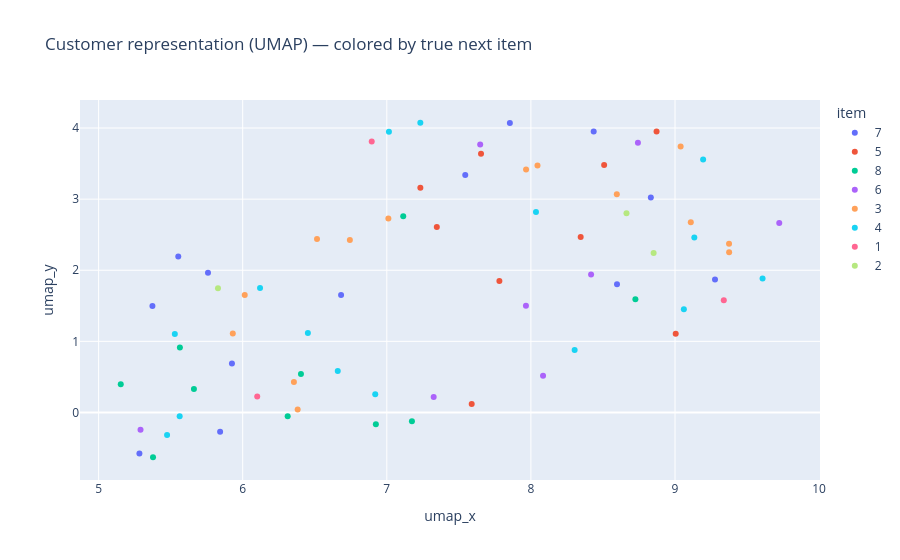
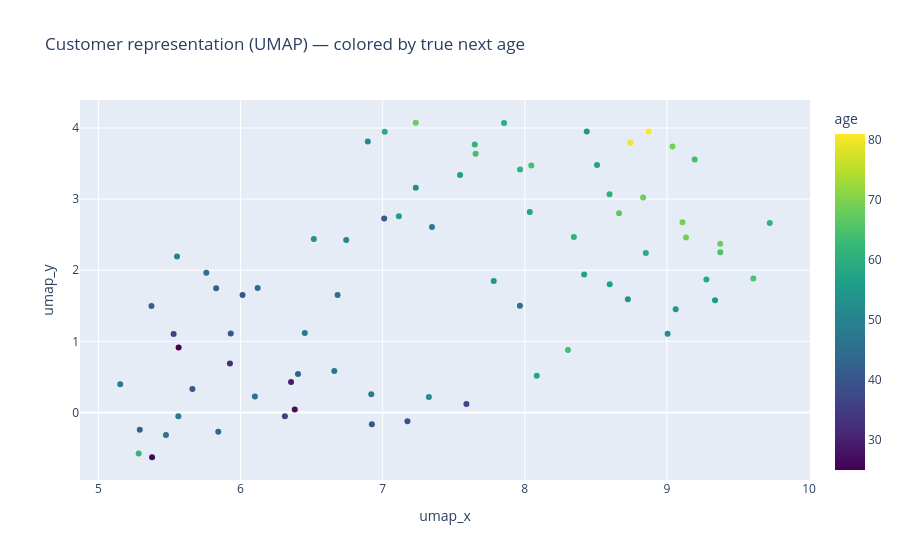
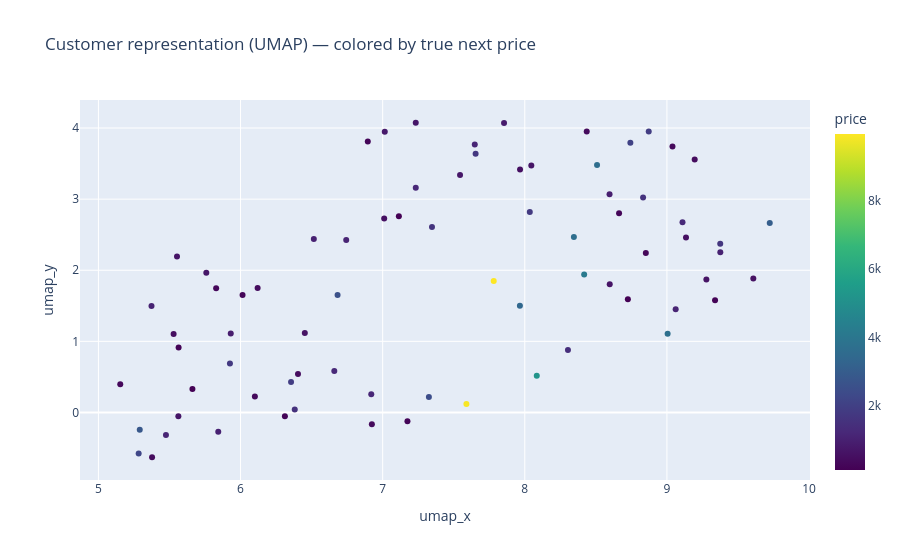
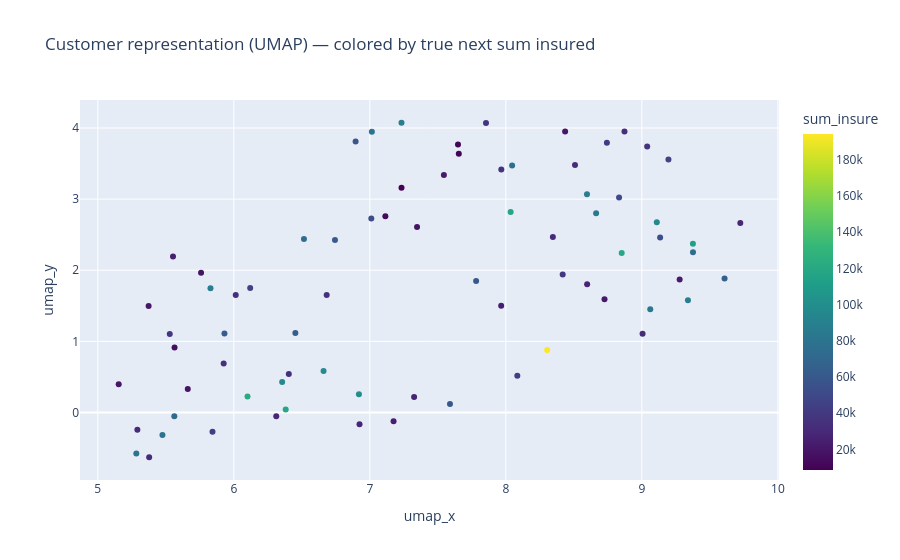

Notebook cell for these charts, in order:
### Code cell
px.scatter(customer_df, x="umap_x", y="umap_y", color="item",
           title="Customer representation (UMAP) — colored by true next item").show()

px.scatter(customer_df, x="umap_x", y="umap_y", color="age", color_continuous_scale="Viridis",
           title="Customer representation (UMAP) — colored by true next age").show()

px.scatter(customer_df, x="umap_x", y="umap_y", color="price", color_continuous_scale="Viridis",
           title="Customer representation (UMAP) — colored by true next price").show()

px.scatter(customer_df, x="umap_x", y="umap_y", color="sum_insure", color_continuous_scale="Viridis",
           title="Customer representation (UMAP) — colored by true next sum insured").show()

### Figure 1 — Plotly figure (JSON) as saved in the notebook; plotly's stock layout.template omitted (floating-point values rounded to 4 significant figures)
{"data": [{"hovertemplate": "item=7<br>umap_x=%{x}<br>umap_y=%{y}<extra></extra>", "legendgroup": "7", "marker": {"color": "#636efa", "symbol": "circle"}, "mode": "markers", "name": "7", "orientation": "v", "showlegend": true, "type": "scatter", "x": [6.683, 5.283, 8.436, 5.925, 7.854, 5.843, 8.598, 7.544, 5.374, 5.759, 9.278, 5.553, 8.832], "xaxis": "x", "y": [1.652, -0.578, 3.95, 0.6879, 4.072, -0.2725, 1.802, 3.34, 1.496, 1.965, 1.869, 2.192, 3.024], "yaxis": "y"}, {"hovertemplate": "item=5<br>umap_x=%{x}<br>umap_y=%{y}<extra></extra>", "legendgroup": "5", "marker": {"color": "#EF553B", "symbol": "circle"}, "mode": "markers", "name": "5", "orientation": "v", "showlegend": true, "type": "scatter", "x": [8.508, 7.654, 7.781, 7.589, 7.233, 7.347, 9.005, 8.872, 8.345], "xaxis": "x", "y": [3.479, 3.639, 1.85, 0.1189, 3.162, 2.609, 1.106, 3.951, 2.467], "yaxis": "y"}, {"hovertemplate": "item=8<br>umap_x=%{x}<br>umap_y=%{y}<extra></extra>", "legendgroup": "8", "marker": {"color": "#00cc96", "symbol": "circle"}, "mode": "markers", "name": "8", "orientation": "v", "showlegend": true, "type": "scatter", "x": [5.154, 6.312, 6.404, 8.725, 7.174, 5.564, 5.661, 6.924, 7.114, 5.378], "xaxis": "x", "y": [0.3959, -0.05443, 0.5418, 1.593, -0.1252, 0.9125, 0.3303, -0.1653, 2.759, -0.63], "yaxis": "y"}, {"hovertemplate": "item=6<br>umap_x=%{x}<br>umap_y=%{y}<extra></extra>", "legendgroup": "6", "marker": {"color": "#ab63fa", "symbol": "circle"}, "mode": "markers", "name": "6", "orientation": "v", "showlegend": true, "type": "scatter", "x": [8.084, 8.743, 5.291, 7.966, 7.648, 8.418, 7.325, 9.723], "xaxis": "x", "y": [0.5164, 3.793, -0.2419, 1.499, 3.77, 1.939, 0.2177, 2.663], "yaxis": "y"}, {"hovertemplate": "item=3<br>umap_x=%{x}<br>umap_y=%{y}<extra></extra>", "legendgroup": "3", "marker": {"color": "#FFA15A", "symbol": "circle"}, "mode": "markers", "name": "3", "orientation": "v", "showlegend": true, "type": "scatter", "x": [6.381, 7.967, 9.376, 9.11, 6.516, 8.596, 5.931, 9.375, 6.014, 6.744, 7.011, 9.039, 6.355, 8.046], "xaxis": "x", "y": [0.04026, 3.418, 2.254, 2.677, 2.44, 3.069, 1.11, 2.372, 1.653, 2.427, 2.729, 3.742, 0.4271, 3.473], "yaxis": "y"}, {"hovertemplate": "item=4<br>umap_x=%{x}<br>umap_y=%{y}<extra></extra>", "legendgroup": "4", "marker": {"color": "#19d3f3", "symbol": "circle"}, "mode": "markers", "name": "4", "orientation": "v", "showlegend": true, "type": "scatter", "x": [5.475, 6.66, 5.529, 7.015, 9.195, 8.304, 9.134, 6.452, 5.563, 9.608, 6.12, 9.061, 7.233, 8.035, 6.92], "xaxis": "x", "y": [-0.318, 0.5822, 1.102, 3.948, 3.559, 0.8789, 2.46, 1.119, -0.05484, 1.886, 1.751, 1.451, 4.074, 2.818, 0.2576], "yaxis": "y"}, {"hovertemplate": "item=1<br>umap_x=%{x}<br>umap_y=%{y}<extra></extra>", "legendgroup": "1", "marker": {"color": "#FF6692", "symbol": "circle"}, "mode": "markers", "name": "1", "orientation": "v", "showlegend": true, "type": "scatter", "x": [9.339, 6.101, 6.895], "xaxis": "x", "y": [1.577, 0.2252, 3.81], "yaxis": "y"}, {"hovertemplate": "item=2<br>umap_x=%{x}<br>umap_y=%{y}<extra></extra>", "legendgroup": "2", "marker": {"color": "#B6E880", "symbol": "circle"}, "mode": "markers", "name": "2", "orientation": "v", "showlegend": true, "type": "scatter", "x": [8.663, 5.828, 8.852], "xaxis": "x", "y": [2.802, 1.746, 2.242], "yaxis": "y"}], "layout": {"legend": {"title": {"text": "item"}, "tracegroupgap": 0}, "title": {"text": "Customer representation (UMAP) — colored by true next item"}, "xaxis": {"anchor": "y", "domain": [0, 1], "title": {"text": "umap_x"}}, "yaxis": {"anchor": "x", "domain": [0, 1], "title": {"text": "umap_y"}}}}

### Figure 2 — Plotly figure (JSON) as saved in the notebook; plotly's stock layout.template omitted (floating-point values rounded to 4 significant figures)
{"data": [{"hovertemplate": "umap_x=%{x}<br>umap_y=%{y}<br>age=%{marker.color}<extra></extra>", "legendgroup": "", "marker": {"color": [45.0, 57.0, 49.0, 58.0, 36.0, 27.0, 62.0, 46.0, 64.0, 61.0, 46.0, 36.0, 65.0, 55.0, 37.0, 80.0, 59.0, 55.0, 64.0, 64.0, 42.0, 55.0, 52.0, 46.0, 67.0, 69.0, 48.0, 42.0, 53.0, 53.0, 60.0, 51.0, 32.0, 54.0, 60.0, 39.0, 44.0, 42.0, 69.0, 56.0, 48.0, 56.0, 25.0, 40.0, 40.0, 68.0, 40.0, 48.0, 40.0, 51.0, 42.0, 45.0, 65.0, 81.0, 41.0, 45.0, 56.0, 59.0, 50.0, 61.0, 45.0, 55.0, 68.0, 57.0, 69.0, 52.0, 61.0, 26.0, 57.0, 29.0, 68.0, 64.0, 61.0, 60.0, 48.0], "coloraxis": "coloraxis", "symbol": "circle"}, "mode": "markers", "name": "", "orientation": "v", "showlegend": false, "type": "scatter", "x": [6.683, 8.508, 5.154, 8.084, 6.312, 6.381, 5.283, 5.475, 7.654, 7.967, 6.66, 5.529, 9.376, 7.781, 7.589, 8.743, 7.015, 9.339, 9.195, 8.304, 6.404, 8.436, 7.233, 6.101, 8.663, 9.11, 7.347, 5.828, 9.005, 6.516, 8.596, 6.895, 5.925, 8.725, 7.854, 7.174, 5.843, 5.291, 9.134, 8.598, 6.452, 7.544, 5.564, 5.931, 5.661, 9.375, 6.924, 5.563, 6.014, 6.744, 5.374, 7.966, 9.608, 8.872, 7.011, 5.759, 7.114, 9.278, 5.553, 7.648, 6.12, 9.061, 7.233, 8.418, 9.039, 7.325, 8.345, 5.378, 8.035, 6.355, 8.832, 8.046, 9.723, 8.852, 6.92], "xaxis": "x", "y": [1.652, 3.479, 0.3959, 0.5164, -0.05443, 0.04026, -0.578, -0.318, 3.639, 3.418, 0.5822, 1.102, 2.254, 1.85, 0.1189, 3.793, 3.948, 1.577, 3.559, 0.8789, 0.5418, 3.95, 3.162, 0.2252, 2.802, 2.677, 2.609, 1.746, 1.106, 2.44, 3.069, 3.81, 0.6879, 1.593, 4.072, -0.1252, -0.2725, -0.2419, 2.46, 1.802, 1.119, 3.34, 0.9125, 1.11, 0.3303, 2.372, -0.1653, -0.05484, 1.653, 2.427, 1.496, 1.499, 1.886, 3.951, 2.729, 1.965, 2.759, 1.869, 2.192, 3.77, 1.751, 1.451, 4.074, 1.939, 3.742, 0.2177, 2.467, -0.63, 2.818, 0.4271, 3.024, 3.473, 2.663, 2.242, 0.2576], "yaxis": "y"}], "layout": {"coloraxis": {"colorbar": {"title": {"text": "age"}}, "colorscale": [[0, "#440154"], [0.1111, "#482878"], [0.2222, "#3e4989"], [0.3333, "#31688e"], [0.4444, "#26828e"], [0.5556, "#1f9e89"], [0.6667, "#35b779"], [0.7778, "#6ece58"], [0.8889, "#b5de2b"], [1, "#fde725"]]}, "legend": {"tracegroupgap": 0}, "title": {"text": "Customer representation (UMAP) — colored by true next age"}, "xaxis": {"anchor": "y", "domain": [0, 1], "title": {"text": "umap_x"}}, "yaxis": {"anchor": "x", "domain": [0, 1], "title": {"text": "umap_y"}}}}

### Figure 3 — Plotly figure (JSON) as saved in the notebook; plotly's stock layout.template omitted (floating-point values rounded to 4 significant figures)
{"data": [{"hovertemplate": "umap_x=%{x}<br>umap_y=%{y}<br>price=%{marker.color}<extra></extra>", "legendgroup": "", "marker": {"color": [2605.0, 3661.0, 340.7, 5192.0, 226.3, 1562.0, 2242.0, 1128.0, 1721.0, 527.8, 1258.0, 496.6, 1049.0, 9952.0, 9861.0, 2077.0, 817.7, 203.0, 439.0, 1432.0, 439.1, 413.0, 1221.0, 377.7, 245.5, 1290.0, 1639.0, 305.0, 3729.0, 1030.0, 964.0, 249.7, 1784.0, 145.8, 859.7, 247.5, 1040.0, 2852.0, 561.4, 672.7, 625.1, 744.4, 193.7, 936.6, 175.5, 1675.0, 386.7, 721.9, 295.5, 1106.0, 1081.0, 3400.0, 602.8, 1905.0, 551.9, 753.0, 135.5, 657.6, 668.7, 1157.0, 449.5, 1109.0, 732.1, 4153.0, 348.4, 2459.0, 3673.0, 443.2, 1817.0, 1913.0, 1590.0, 682.1, 3042.0, 298.3, 1197.0], "coloraxis": "coloraxis", "symbol": "circle"}, "mode": "markers", "name": "", "orientation": "v", "showlegend": false, "type": "scatter", "x": [6.683, 8.508, 5.154, 8.084, 6.312, 6.381, 5.283, 5.475, 7.654, 7.967, 6.66, 5.529, 9.376, 7.781, 7.589, 8.743, 7.015, 9.339, 9.195, 8.304, 6.404, 8.436, 7.233, 6.101, 8.663, 9.11, 7.347, 5.828, 9.005, 6.516, 8.596, 6.895, 5.925, 8.725, 7.854, 7.174, 5.843, 5.291, 9.134, 8.598, 6.452, 7.544, 5.564, 5.931, 5.661, 9.375, 6.924, 5.563, 6.014, 6.744, 5.374, 7.966, 9.608, 8.872, 7.011, 5.759, 7.114, 9.278, 5.553, 7.648, 6.12, 9.061, 7.233, 8.418, 9.039, 7.325, 8.345, 5.378, 8.035, 6.355, 8.832, 8.046, 9.723, 8.852, 6.92], "xaxis": "x", "y": [1.652, 3.479, 0.3959, 0.5164, -0.05443, 0.04026, -0.578, -0.318, 3.639, 3.418, 0.5822, 1.102, 2.254, 1.85, 0.1189, 3.793, 3.948, 1.577, 3.559, 0.8789, 0.5418, 3.95, 3.162, 0.2252, 2.802, 2.677, 2.609, 1.746, 1.106, 2.44, 3.069, 3.81, 0.6879, 1.593, 4.072, -0.1252, -0.2725, -0.2419, 2.46, 1.802, 1.119, 3.34, 0.9125, 1.11, 0.3303, 2.372, -0.1653, -0.05484, 1.653, 2.427, 1.496, 1.499, 1.886, 3.951, 2.729, 1.965, 2.759, 1.869, 2.192, 3.77, 1.751, 1.451, 4.074, 1.939, 3.742, 0.2177, 2.467, -0.63, 2.818, 0.4271, 3.024, 3.473, 2.663, 2.242, 0.2576], "yaxis": "y"}], "layout": {"coloraxis": {"colorbar": {"title": {"text": "price"}}, "colorscale": [[0, "#440154"], [0.1111, "#482878"], [0.2222, "#3e4989"], [0.3333, "#31688e"], [0.4444, "#26828e"], [0.5556, "#1f9e89"], [0.6667, "#35b779"], [0.7778, "#6ece58"], [0.8889, "#b5de2b"], [1, "#fde725"]]}, "legend": {"tracegroupgap": 0}, "title": {"text": "Customer representation (UMAP) — colored by true next price"}, "xaxis": {"anchor": "y", "domain": [0, 1], "title": {"text": "umap_x"}}, "yaxis": {"anchor": "x", "domain": [0, 1], "title": {"text": "umap_y"}}}}

### Figure 4 — Plotly figure (JSON) as saved in the notebook; plotly's stock layout.template omitted (floating-point values rounded to 4 significant figures)
{"data": [{"hovertemplate": "umap_x=%{x}<br>umap_y=%{y}<br>sum_insure=%{marker.color}<extra></extra>", "legendgroup": "", "marker": {"color": [35240.0, 31690.0, 19700.0, 43000.0, 28570.0, 118700.0, 80400.0, 78300.0, 10330.0, 36060.0, 98210.0, 37890.0, 73790.0, 59190.0, 60000.0, 42340.0, 79760.0, 87490.0, 45850.0, 194300.0, 34450.0, 19340.0, 8650.0, 121900.0, 83300.0, 95270.0, 18180.0, 88220.0, 31090.0, 74740.0, 87140.0, 57770.0, 35360.0, 21500.0, 37600.0, 23650.0, 43360.0, 30800.0, 52660.0, 27150.0, 63940.0, 22460.0, 15060.0, 63080.0, 18600.0, 113600.0, 27850.0, 71790.0, 33350.0, 62500.0, 20350.0, 24540.0, 65420.0, 32790.0, 52220.0, 18220.0, 13770.0, 22280.0, 24840.0, 10560.0, 45540.0, 82450.0, 87040.0, 38490.0, 36710.0, 26610.0, 31200.0, 30710.0, 117400.0, 97380.0, 50480.0, 76460.0, 28780.0, 119500.0, 99240.0], "coloraxis": "coloraxis", "symbol": "circle"}, "mode": "markers", "name": "", "orientation": "v", "showlegend": false, "type": "scatter", "x": [6.683, 8.508, 5.154, 8.084, 6.312, 6.381, 5.283, 5.475, 7.654, 7.967, 6.66, 5.529, 9.376, 7.781, 7.589, 8.743, 7.015, 9.339, 9.195, 8.304, 6.404, 8.436, 7.233, 6.101, 8.663, 9.11, 7.347, 5.828, 9.005, 6.516, 8.596, 6.895, 5.925, 8.725, 7.854, 7.174, 5.843, 5.291, 9.134, 8.598, 6.452, 7.544, 5.564, 5.931, 5.661, 9.375, 6.924, 5.563, 6.014, 6.744, 5.374, 7.966, 9.608, 8.872, 7.011, 5.759, 7.114, 9.278, 5.553, 7.648, 6.12, 9.061, 7.233, 8.418, 9.039, 7.325, 8.345, 5.378, 8.035, 6.355, 8.832, 8.046, 9.723, 8.852, 6.92], "xaxis": "x", "y": [1.652, 3.479, 0.3959, 0.5164, -0.05443, 0.04026, -0.578, -0.318, 3.639, 3.418, 0.5822, 1.102, 2.254, 1.85, 0.1189, 3.793, 3.948, 1.577, 3.559, 0.8789, 0.5418, 3.95, 3.162, 0.2252, 2.802, 2.677, 2.609, 1.746, 1.106, 2.44, 3.069, 3.81, 0.6879, 1.593, 4.072, -0.1252, -0.2725, -0.2419, 2.46, 1.802, 1.119, 3.34, 0.9125, 1.11, 0.3303, 2.372, -0.1653, -0.05484, 1.653, 2.427, 1.496, 1.499, 1.886, 3.951, 2.729, 1.965, 2.759, 1.869, 2.192, 3.77, 1.751, 1.451, 4.074, 1.939, 3.742, 0.2177, 2.467, -0.63, 2.818, 0.4271, 3.024, 3.473, 2.663, 2.242, 0.2576], "yaxis": "y"}], "layout": {"coloraxis": {"colorbar": {"title": {"text": "sum_insure"}}, "colorscale": [[0, "#440154"], [0.1111, "#482878"], [0.2222, "#3e4989"], [0.3333, "#31688e"], [0.4444, "#26828e"], [0.5556, "#1f9e89"], [0.6667, "#35b779"], [0.7778, "#6ece58"], [0.8889, "#b5de2b"], [1, "#fde725"]]}, "legend": {"tracegroupgap": 0}, "title": {"text": "Customer representation (UMAP) — colored by true next sum insured"}, "xaxis": {"anchor": "y", "domain": [0, 1], "title": {"text": "umap_x"}}, "yaxis": {"anchor": "x", "domain": [0, 1], "title": {"text": "umap_y"}}}}
